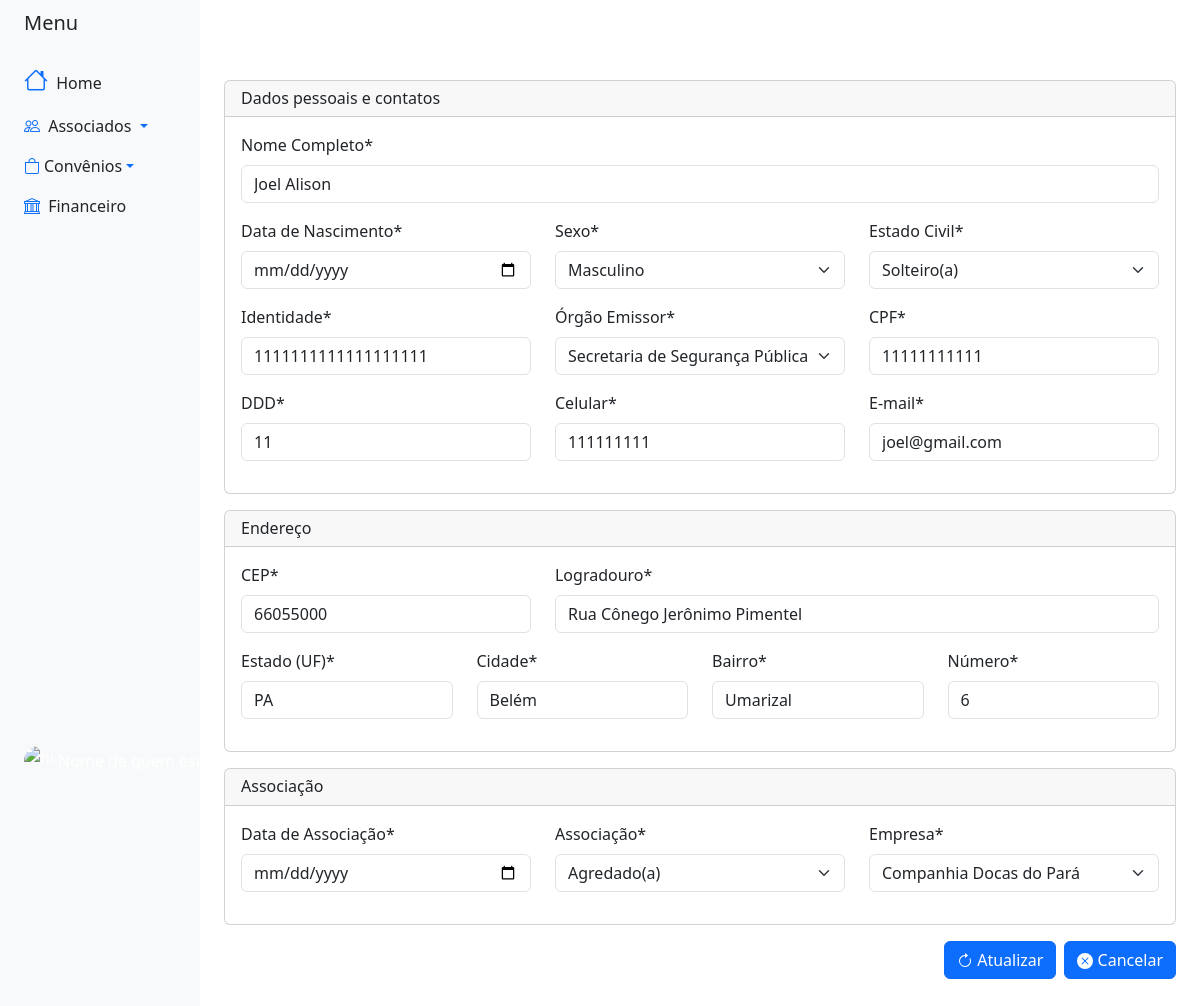
The app's page /associados/editar/5/ (signed in) with its own data.
### blackpearl/associados/models.py (models this page shows, shortened)
class Base(models.Model):
    criado = models.DateField('Data de Criação', auto_now_add=True)
    modificado = models.DateField('Data de Atualização', auto_now_add=True)
    ativo = models.BooleanField('Ativo?', default=True)
    class Meta:
        abstract = True

class Associado(Base):
    nomecompleto = models.CharField('Nome Completo', max_length=300)
    dataNascimento = models.DateField('Data de Nascimento')
    sexo = models.CharField('Sexo', max_length=1, choices=SEXO_CHOICES)
    cpf = models.CharField('CPF', max_length=11)
    identidade = models.CharField('Identidade', max_length=20, default='')
    orgemissor = models.CharField('Órgão Emissor', max_length= 6, choices=ORGEMISSOR_CHOICES, default='')
    estadocivil = models.CharField('Estado Civil', max_length= 2, choices=ESTADOCIVIL_CHOICES, default='')
    dataAssociacao = models.DateField('Data de Associação')
    associacao = models.CharField('Associação', max_length=50, choices=ASSOCIACAO_CHOICES, default= '')
    matricula = models.IntegerField('Matricula', null=True)
    empresa  = models.ForeignKey(Empresa, on_delete=models.CASCADE, related_name='empresa')
    email = models.EmailField('e-mail')
    dddNumeroContato = models.CharField('DDD', max_length=2)
    numeroContato = models.CharField('Celular', max_length=9)
    slug = models.SlugField('Slug', max_length=100, blank=True, editable=False)
    cep = models.CharField('CEP', max_length=8)
    logradouro = models.CharField('Logradouro', max_length=200)
    num = models.IntegerField('Número')
    bairro = models.CharField('Bairro', max_length=100)
    cidade = models.CharField('Cidade', max_length=100)
    estado = models.CharField('Estado (UF)', max_length=2, choices=ESTADOS_CHOICES, default='')

### blackpearl/associados/views.py (the view)
# urls.py: path('editar/<int:associado_id>/', views.editar, name='editar'),
@login_required(login_url='login')
def editar(request, associado_id):
    if request.method == 'POST':
        associado = Associado.objects.get(pk=associado_id)
        formAssociado = AssociadoModelForm(request.POST, instance=associado)
        if formAssociado.is_valid():
            assoc = formAssociado.save()
            messages.success(request, 'Dados de {} atualizados com sucesso!'.format(assoc.nomecompleto))
            return render(request, 'associados/editar.html', {
                'form': formAssociado
            })
    else:
        associado = Associado.objects.get(pk=associado_id)
        formAssociado = AssociadoModelForm(
            instance=associado
        )
    return render(request, 'associados/editar.html', {
        'form': formAssociado
    })

### blackpearl/associados/models.py (called while the page is built)
    def __str__(self):
        return self.nome

### blackpearl/associados/templates/associados/editar.html (shortened to what this page needs)
{% extends "base_sidebar.html" %}
{% load crispy_forms_tags %}
{% load bootstrap5 %}
{% load static %}
{% block bootstrap5_content %}
        <div class="container py-5">
              <form class="form-horizontal" action="" method="post" autocomplete="off" >
                 <div class="card mb-3 mt-3">
                  <h6 class="card-header">
                    Dados pessoais e contatos
                  </h6>
                  <div class="card-body">
                    <div class="row">
                        <div class="form-group  col-sm">
                          {{ form.nomecompleto|as_crispy_field }}
                        </div>
                    </div>
                    <div class="row">
                        <div class="from-group  col-sm">
                          {{ form.dataNascimento|as_crispy_field }}
                        </div>
                        <div class="from-group col-sm">
                          {{ form.sexo|as_crispy_field }}
                        </div>
                        <div class="from-group col-sm">
                          {{ form.estadocivil|as_crispy_field }}
                          </div>
                    </div>
                    <div class="row">
                          <div class="from-group col-sm">
                            {{ form.identidade|as_crispy_field }}
                          </div>
                          <div class="from-group  col-sm">
                            {{ form.orgemissor|as_crispy_field }}
                          </div>
                          <div class="from-group col-sm">
                            {{ form.cpf|as_crispy_field }}
                          </div>
                      </div>
                      <div class="row">
                            <div class="from-group col-sm">
                                {{ form.dddNumeroContato|as_crispy_field }}
                            </div>
                            <div class="from-groupcol col-sm">
                                {{ form.numeroContato|as_crispy_field }}
                            </div>
                              <div class="from-group  col-sm">
                                {{ form.email|as_crispy_field }}
                              </div>
                        </div>
                  </div>
                </div>
                  <div class="card mb-3 mt-3">
                      <h6 class="card-header">
                        Endereço
                      </h6>
                  <div class="card-body">
                    <div class="row">
                        <div class="col-6 col-md-4">
                            <div class="form-group col-sm">
                                {{ form.cep|as_crispy_field }}
                            </div>
                        </div>
                        <div class="col-md-8">
                            <div class="form-group col-sm">
                                {{ form.logradouro|as_crispy_field }}
                            </div>
                        </div>
                    </div>
                    <div class="row">
                        <div class="from-groupcol col-sm">
                          {{ form.estado|as_crispy_field }}
                        </div>
                        <div class="from-group col-sm">
                          {{ form.cidade|as_crispy_field }}
                          </div>
                        <div class="from-group col-sm">
                              {{ form.bairro|as_crispy_field }}
                          </div>
                        <div class="from-group col-sm">
                              {{ form.num|as_crispy_field }}
                        </div>
                    </div>
                  </div>
                </div>
                 <div class="card mb-3 mt-3">
                      <h6 class="card-header">
                        Associação
                      </h6>
                  <div class="card-body">
                    <div class="row">
                            <div class="form-group col-sm">
                                {{ form.dataAssociacao|as_crispy_field }}
                            </div>
                           <div class="form-group col-sm">
                                {{ form.associacao|as_crispy_field }}
                            </div>
                            <div class="form-group col-sm">
                                {{ form.empresa|as_crispy_field }}
                            </div>
                    </div>
                  </div>
                 </div>
            <div class="d-grid gap-2 d-md-flex justify-content-md-end">
                {% buttons %}
                        <button type="submit" class="btn btn-primary">
                            Atualizar
                        </button>
                        <a type="submit" class="btn btn-primary" href = "{% url 'home' %}">
                            Cancelar
                        </a>
                {% endbuttons %}
                </div>
            </form>
        </div>
        </div>
{% endblock bootstrap5_content %}

### records on screen
Associado: nomecompleto "Joel Alison", sexo "Masculino", estadocivil "Solteiro(a)", identidade "1111111111111111111", orgemissor "Secretaria de Segurança Pública", cpf "11111111111", dddNumeroContato "11", numeroContato "111111111", email "joel@gmail.com", cep "66055000", logradouro "Rua Cônego Jerônimo Pimentel", estado "PA", cidade "Belém", bairro "Umarizal", num "6", associacao "Agredado(a)", empresa "Companhia Docas do Pará"
